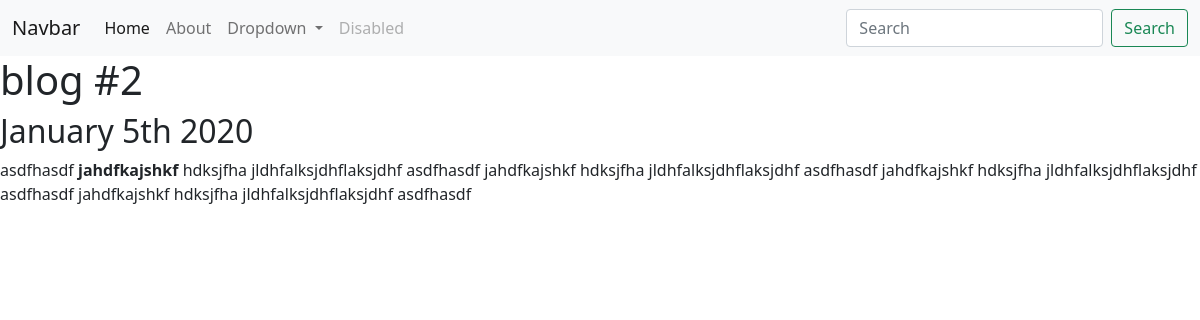
The app's page /blog/2/ with its own data.
### blog/models.py (models this page shows)
class ProjectBlogFlo(models.Model):
    title = models.CharField(max_length=100, blank=True)
    description = models.CharField(max_length = 250)
    image = models.ImageField(upload_to='blog/images/')
    url = models.URLField(blank=True)
    date = models.DateField()

### blog/views.py (the view)
# urls.py: path('<int:blog_id>/', views.detail, name='detail'),
def detail(request, blog_id):
    blog = get_object_or_404(ProjectBlogFlo, pk=blog_id)
    return render(request, 'blog/detail.html', {'blog':blog})

### blog/templates/blog/detail.html
{% extends 'portfolio/base.html' %}
{% load static %}
{% block content %}
<h1>{{blog.title}}</h1>
<h2>{{ blog.date|date:'F jS Y' }}</h2>
{{blog.description|safe}}
{% endblock %}

### records on screen
ProjectBlogFlo: title "blog #2", date "January 5th 2020", description "asdfhasdf jahdfkajshkf hdksjfha jldhfalksjdhflaksjdhf asdfhasdf jahdfkajshkf hdksjfha jldhfalksjdhflaksjdhf asdfhasdf jahdfkajshkf hdksjfha jldhfalksjdhflaksjdhf asdfhasdf jahdfkajshkf hdksjfha jldhfalksjdhflaksjdhf asdfhasdf"
